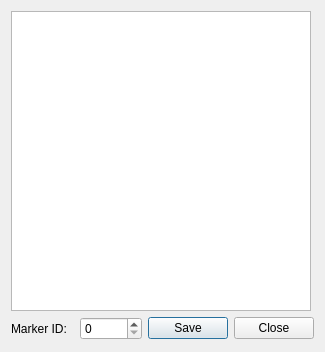
<?xml version="1.0" encoding="UTF-8"?>
<ui version="4.0">
 <class>GenerateMarkerDialog</class>
 <widget class="QDialog" name="GenerateMarkerDialog">
  <property name="geometry">
   <rect>
    <x>0</x>
    <y>0</y>
    <width>325</width>
    <height>352</height>
   </rect>
  </property>
  <property name="windowTitle">
   <string>Generate Marker</string>
  </property>
  <layout class="QGridLayout" name="gridLayout">
   <item row="0" column="0" colspan="4">
    <widget class="QGraphicsView" name="graphicsView">
     <property name="minimumSize">
      <size>
       <width>300</width>
       <height>300</height>
      </size>
     </property>
     <property name="maximumSize">
      <size>
       <width>300</width>
       <height>300</height>
      </size>
     </property>
     <property name="verticalScrollBarPolicy">
      <enum>Qt::ScrollBarAlwaysOff</enum>
     </property>
     <property name="horizontalScrollBarPolicy">
      <enum>Qt::ScrollBarAlwaysOff</enum>
     </property>
    </widget>
   </item>
   <item row="1" column="0">
    <widget class="QLabel" name="label">
     <property name="text">
      <string>Marker ID:</string>
     </property>
    </widget>
   </item>
   <item row="1" column="1">
    <widget class="QSpinBox" name="spinBox">
     <property name="minimum">
      <number>0</number>
     </property>
     <property name="maximum">
      <number>99</number>
     </property>
    </widget>
   </item>
   <item row="1" column="2">
    <widget class="QPushButton" name="pushButton_2">
     <property name="text">
      <string>Save</string>
     </property>
    </widget>
   </item>
   <item row="1" column="3">
    <widget class="QPushButton" name="pushButton">
     <property name="text">
      <string>Close</string>
     </property>
    </widget>
   </item>
  </layout>
 </widget>
 <resources/>
 <connections>
  <connection>
   <sender>pushButton</sender>
   <signal>clicked()</signal>
   <receiver>GenerateMarkerDialog</receiver>
   <slot>reject()</slot>
   <hints>
    <hint type="sourcelabel">
     <x>315</x>
     <y>233</y>
    </hint>
    <hint type="destinationlabel">
     <x>340</x>
     <y>233</y>
    </hint>
   </hints>
  </connection>
  <connection>
   <sender>pushButton_2</sender>
   <signal>clicked()</signal>
   <receiver>GenerateMarkerDialog</receiver>
   <slot>Save()</slot>
   <hints>
    <hint type="sourcelabel">
     <x>224</x>
     <y>233</y>
    </hint>
    <hint type="destinationlabel">
     <x>339</x>
     <y>183</y>
    </hint>
   </hints>
  </connection>
  <connection>
   <sender>spinBox</sender>
   <signal>valueChanged(int)</signal>
   <receiver>GenerateMarkerDialog</receiver>
   <slot>Generate(int)</slot>
   <hints>
    <hint type="sourcelabel">
     <x>133</x>
     <y>234</y>
    </hint>
    <hint type="destinationlabel">
     <x>0</x>
     <y>195</y>
    </hint>
   </hints>
  </connection>
 </connections>
 <slots>
  <slot>Save()</slot>
  <slot>Generate(int)</slot>
 </slots>
</ui>
